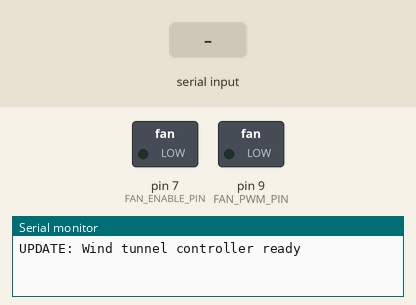
This sketch was run on a simulated Arduino Mega 2560, built with avr-gcc and run on an emulated ATmega2560. Shown: switched loads named in the sketch (green lamp = pin HIGH), the last lines printed to the serial monitor. Inputs (shaded band) come from the test bench.

Above: at 1.2 s.
1.3 s: "ON\n" received over Serial
At 1.6 s:
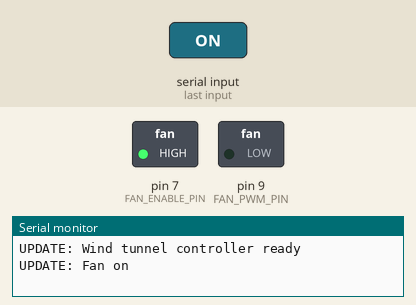
2.8 s: "5\n" received over Serial
At 3.9 s:
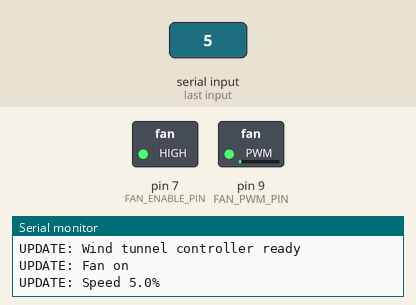
4.3 s: "90\n" received over Serial
At 5.1 s:
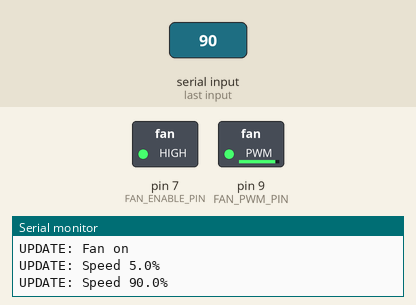
8.8 s: "OFF\n" received over Serial
At 9.7 s:
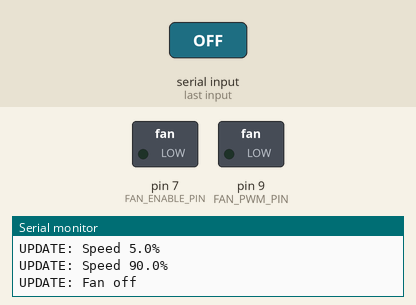
Timing chart, 0 to 11.3 s (numbered marks = the images above; inputs shaded):
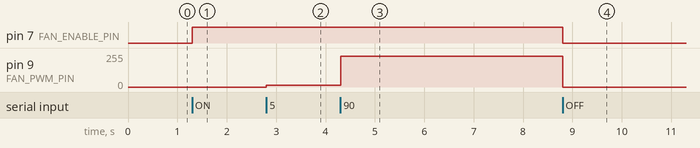

Measured:
- after the input at 1.3 s, pin 7 (FAN_ENABLE_PIN): LOW → HIGH at once
- after the input at 2.8 s, pin 9 (FAN_PWM_PIN): 0/255 → 13/255 at once
- after the input at 4.3 s, pin 9 (FAN_PWM_PIN): 13/255 → 230/255 at once
- after the input at 8.8 s, pin 7 (FAN_ENABLE_PIN): HIGH → LOW at once; pin 9 (FAN_PWM_PIN): 230/255 → 0/255 at once

The sketch:

Wind_Tunnel_Master_Controller.ino
```cpp
/*
  Arduino Mega firmware for the Wind Tunnel Control Windows app.

  PC commands over Serial:
    ON       enable the fan at the current speed
    OFF      disable the fan and set speed to 0
    0-100    set fan speed percent

  Telemetry to PC:
    static_pressure dynamic_pressure temperature

  Set FAN_ENABLE_PIN and FAN_PWM_PIN for your actual motor controller before
  running the tunnel. Startup always drives the fan off.
*/

const unsigned long PC_BAUD = 9600;
const unsigned long SENSOR_BAUD = 115200;

const byte FAN_ENABLE_PIN = 7;
const byte FAN_PWM_PIN = 9;
const bool FAN_ENABLE_ACTIVE_HIGH = true;

bool fanEnabled = false;
float fanSpeedPercent = 0.0;

String pcCommandBuffer = "";
String sensorBuffer = "";

void setup() {
  pinMode(FAN_ENABLE_PIN, OUTPUT);
  pinMode(FAN_PWM_PIN, OUTPUT);
  applyFanOutput();

  Serial.begin(PC_BAUD);
  Serial1.begin(SENSOR_BAUD);

  Serial.println("UPDATE: Wind tunnel controller ready");
}

void loop() {
  readPcCommands();
  forwardSensorTelemetry();
}

void readPcCommands() {
  while (Serial.available() > 0) {
    char incoming = char(Serial.read());

    if (incoming == '\r') {
      continue;
    }

    if (incoming == '\n') {
      pcCommandBuffer.trim();
      if (pcCommandBuffer.length() > 0) {
        handlePcCommand(pcCommandBuffer);
      }
      pcCommandBuffer = "";
    } else if (pcCommandBuffer.length() < 32) {
      pcCommandBuffer += incoming;
    } else {
      pcCommandBuffer = "";
      Serial.println("ERROR: Command too long");
    }
  }
}

void handlePcCommand(String command) {
  command.trim();
  command.toUpperCase();

  if (command == "ON") {
    fanEnabled = true;
    applyFanOutput();
    Serial.println("UPDATE: Fan on");
    return;
  }

  if (command == "OFF") {
    fanEnabled = false;
    fanSpeedPercent = 0.0;
    applyFanOutput();
    Serial.println("UPDATE: Fan off");
    return;
  }

  if (isNumericCommand(command)) {
    float requestedSpeed = command.toFloat();
    if (requestedSpeed < 0.0 || requestedSpeed > 100.0) {
      Serial.println("ERROR: Speed input out of bounds");
      return;
    }

    fanSpeedPercent = requestedSpeed;
    fanEnabled = fanSpeedPercent > 0.0;
    applyFanOutput();

    Serial.print("UPDATE: Speed ");
    Serial.print(fanSpeedPercent, 1);
    Serial.println("%");
    return;
  }

  Serial.print("ERROR: Unknown command ");
  Serial.println(command);
}

bool isNumericCommand(String command) {
  if (command.length() == 0) {
    return false;
  }

  bool sawDigit = false;
  bool sawDecimal = false;

  for (unsigned int i = 0; i < command.length(); i++) {
    char c = command.charAt(i);

    if (isDigit(c)) {
      sawDigit = true;
      continue;
    }

    if (c == '.' && !sawDecimal) {
      sawDecimal = true;
      continue;
    }

    return false;
  }

  return sawDigit;
}

void applyFanOutput() {
  bool enableLevel = FAN_ENABLE_ACTIVE_HIGH ? fanEnabled : !fanEnabled;
  digitalWrite(FAN_ENABLE_PIN, enableLevel ? HIGH : LOW);

  int pwmValue = fanEnabled ? round((fanSpeedPercent / 100.0) * 255.0) : 0;
  analogWrite(FAN_PWM_PIN, constrain(pwmValue, 0, 255));
}

void forwardSensorTelemetry() {
  while (Serial1.available() > 0) {
    char incoming = char(Serial1.read());

    if (incoming == '\r') {
      continue;
    }

    if (incoming == '\n') {
      sensorBuffer.trim();
      if (sensorBuffer.length() > 0) {
        Serial.println(sensorBuffer);
      }
      sensorBuffer = "";
    } else if (sensorBuffer.length() < 80) {
      sensorBuffer += incoming;
    } else {
      sensorBuffer = "";
      Serial.println("ERROR: Sensor line too long");
    }
  }
}
```
